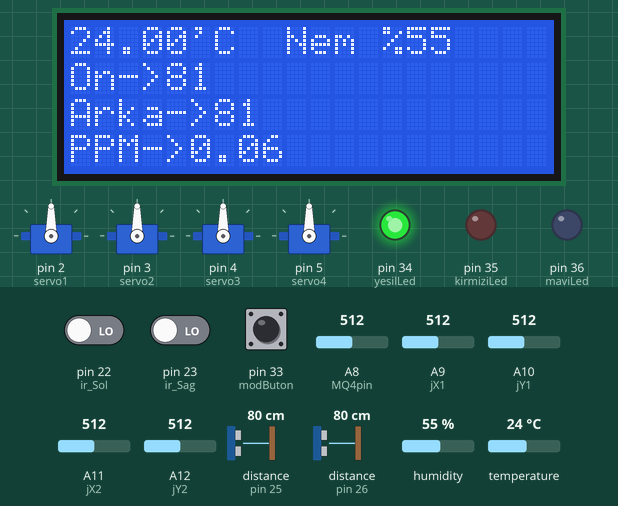
Bench run of a sketch on a simulated Arduino Mega 2560, built with avr-gcc and run on an emulated ATmega2560. On the bench: 4 × servo, 20×4 character LCD, output pins drawn as LEDs (lit = HIGH). The inputs (shaded band) are chosen by the test bench; at power-on: distance to the obstacle (sensors on pin 25, pin 26) 80 cm, A9 (jX1) = 512, A10 (jY1) = 512, pin 33 (modButon) HIGH, pin 22 (ir_Sol) LOW, pin 23 (ir_Sag) LOW, A8 (MQ4pin) = 512, A11 (jX2) = 512, A12 (jY2) = 512, humidity 55 %, temperature 24 °C. The echo pulse lasts 58.3 µs per cm; what the sketch prints to the serial monitor is not drawn.

Above: at 6.2 s.
6.3 s: distance to the obstacle (sensor on pin 25) set to 60 cm
12.4 s: A9 (jX1) set to 490
18.5 s: A9 (jX1) set to 475
At 19.84 s:
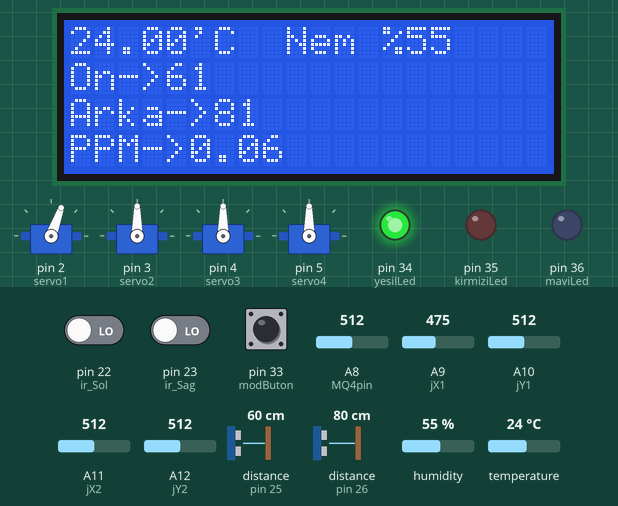
21.8 s: distance to the obstacle (sensor on pin 26) set to 299 cm
At 22.36 s:
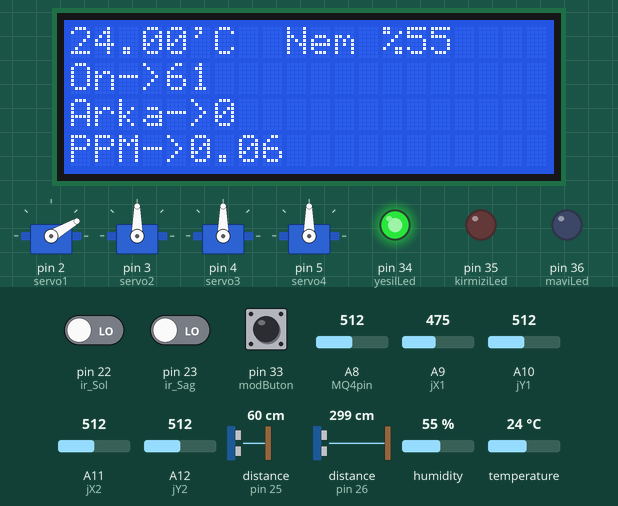
24.0 s: A10 (jY1) set to 466
At 27.0 s:
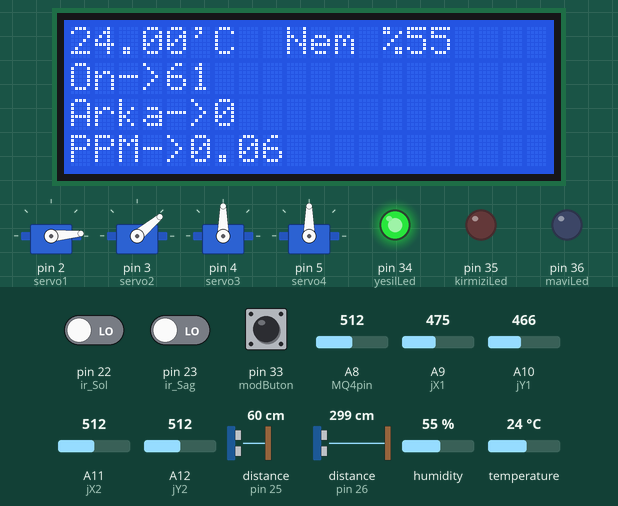
27.1 s: pin 33 (modButon) pulled LOW for 0.3 s
At 27.7 s:
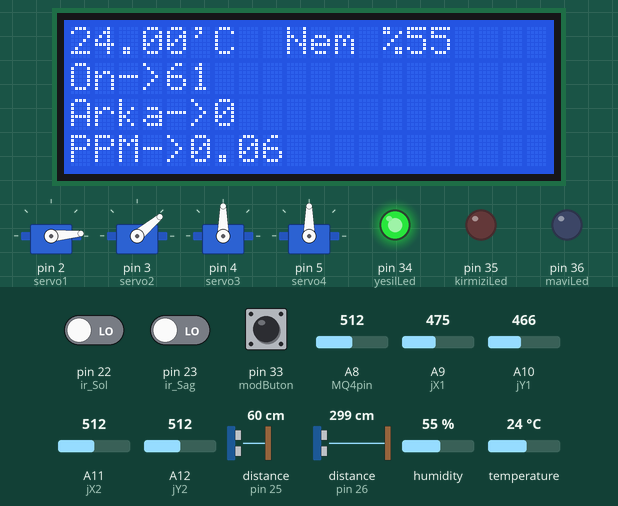
Timing chart, 0 to 30.1 s (numbered marks = the images above; inputs shaded):
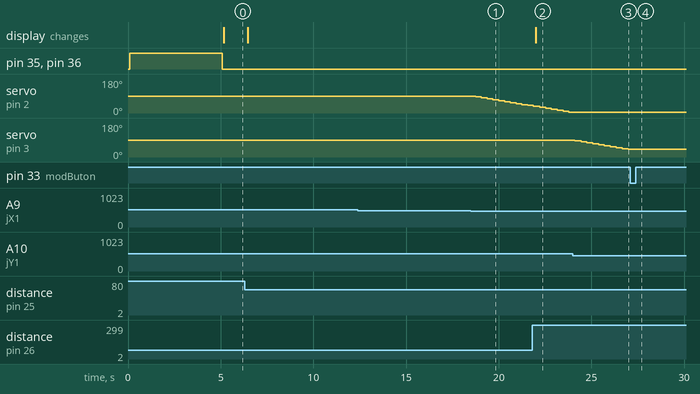

The sketch:

Robot_withoutRadio.ino
```cpp
 #include <SPI.h>
 #include <Wire.h>
 #include <Servo.h>
 #include <DHT.h>
 #include <NewPing.h>
 #include <LiquidCrystal_I2C.h>

 LiquidCrystal_I2C lcd = LiquidCrystal_I2C(0x27, 20, 4);


 Servo servo1;
 Servo servo2;
 Servo servo3;
 Servo servo4;


 #define DHTpin 32
 #define DHTTYPE DHT11
 #define MotorSol_Ileri 28
 #define MotorSol_Geri 29
 #define MotorSag_Ileri 30
 #define MotorSag_Geri 31
 #define MQ4pin A8
 #define sensorMin = 0; // sensor maksimum
 #define sensorMax = 1024; // sensor minimum
 #define ir_Sol 22
 #define ir_Sag 23
 #define onHC_Trig 24
 #define onHC_Echo 25
 #define arkaHC_Trig 27
 #define arkaHC_Echo 26
 #define MAX_MENZIL 200
 #define modButon 33
 #define yesilLed 34
 #define kirmiziLed 35
 #define maviLed 36
 #define jX1 A9
 #define jY1 A10
 #define jX2 A11
 #define jY2 A12

 NewPing onHC(onHC_Trig, onHC_Echo, MAX_MENZIL);
 NewPing arkaHC(arkaHC_Trig, arkaHC_Echo, MAX_MENZIL);
 DHT dht(DHTpin, DHTTYPE);

 int nem = 0;
 float sicaklik = 0;
 int mesafeOn,yakinlikOn,mesafeArka,yakinlikArka,yakinlikSag,yakinlikSol;
 int durum = 0;
 float gaz;
void carpisma(){   // Olası çarpışma durumları için uyarıları gösteren fonksiyon. (Platform üzerindeki fonksiyon gerekli aksiyonları alacak.)
  if(yakinlikOn==1){
      lcd.clear();
      lcd.setCursor(0,0);
      lcd.println("Yakinlik uyarisi");
      lcd.println(mesafeOn);
      lcd.println("Geri gidiniz");
     }else if(yakinlikArka==1){
      lcd.clear();
      lcd.setCursor(0,0);
      lcd.println("Yakinlik uyarisi");
      lcd.println(mesafeArka);
      lcd.println("İleri gidiniz");
     }if(yakinlikSol==1 && yakinlikSag==1){
      lcd.clear();
      lcd.println("Buradan gecemez");
     }if(yakinlikSol==1 && yakinlikSag==0){
      lcd.clear();
      lcd.println("Saga ilerleyin");
     }if(yakinlikSol==0 && yakinlikSag==1){
      lcd.clear();
      lcd.println("Sola ilerleyin");
     }
}

void dhtSensor(){
  nem = dht.readHumidity();
  sicaklik = dht.readTemperature();
}

void onHC_Kontrol(){
  mesafeOn = onHC.ping_cm();
  if(mesafeOn<=5){
    yakinlikOn = 1;
  }else{
    yakinlikOn = 0;
  }
}

void arkaHC_Kontrol(){
  mesafeArka = arkaHC.ping_cm();
  if(mesafeArka<=5){
    yakinlikArka = 1;
  }else{
    yakinlikArka = 0;
  }
}

void irKontrol(){
  if(digitalRead(ir_Sol)==1){
    yakinlikSol=1;
  }else{
    yakinlikSol=0;
  }if(digitalRead(ir_Sag)==1){
    yakinlikSag=1;
  }else{
    yakinlikSag=0;
  }
}

void motorKontrol(){
     /* if(Y1==1){                      //Sol joystick senaryosu
        digitalWrite(MotorSol_Geri,LOW);
        digitalWrite(MotorSag_Geri,LOW);
        digitalWrite(MotorSol_Ileri,HIGH);
        digitalWrite(MotorSag_Ileri,HIGH);
      }else if(Y1==0){
        digitalWrite(MotorSol_Ileri,LOW);
        digitalWrite(MotorSag_Ileri,LOW);
        digitalWrite(MotorSol_Geri,HIGH);
        digitalWrite(MotorSag_Geri,HIGH);
      }else if(X1==1){  //Saga donus
        digitalWrite(MotorSol_Geri,LOW);
        digitalWrite(MotorSol_Ileri,HIGH);
        digitalWrite(MotorSag_Geri,LOW);
        digitalWrite(MotorSag_Ileri,LOW);
      }else if(X1==0){  //Sola donus
        digitalWrite(MotorSol_Geri,LOW);
        digitalWrite(MotorSol_Ileri,LOW);
        digitalWrite(MotorSag_Geri,LOW);
        digitalWrite(MotorSag_Ileri,HIGH);
      }
      */
      int X1 = map(analogRead(jX1), 0, 1023, -90, 90);
      int Y1 = map(analogRead(jY1), 0, 1023, -90, 90);
      int X2 = map(analogRead(jX2), 0, 1023, -90, 90);
      int Y2 = map(analogRead(jY2), 0, 1023, -90, 90);
        if(X2<-5){
          digitalWrite(MotorSol_Geri,HIGH);
          digitalWrite(MotorSag_Geri,HIGH);
          digitalWrite(MotorSol_Ileri,LOW);
          digitalWrite(MotorSag_Ileri,LOW);
        }else if(X2>5){
          digitalWrite(MotorSol_Geri,LOW);
          digitalWrite(MotorSag_Geri,LOW);
          digitalWrite(MotorSol_Ileri,HIGH);
          digitalWrite(MotorSag_Ileri,HIGH);
        }else if(Y1<-5){  //Sola donus
          digitalWrite(MotorSol_Geri,HIGH);
          digitalWrite(MotorSol_Ileri,LOW);
          digitalWrite(MotorSag_Geri,LOW);
          digitalWrite(MotorSag_Ileri,HIGH);
        }else if(Y1>5){  //Saga donus
          digitalWrite(MotorSol_Geri,LOW);
          digitalWrite(MotorSol_Ileri,HIGH);
          digitalWrite(MotorSag_Geri,HIGH);
          digitalWrite(MotorSag_Ileri,LOW);
        }else if(X2<5 && X2>-5 && Y1<5 && Y1>-5){
          digitalWrite(MotorSol_Geri,LOW);
          digitalWrite(MotorSag_Geri,LOW);
          digitalWrite(MotorSol_Ileri,LOW);
          digitalWrite(MotorSag_Ileri,LOW);
        }
      }

void sifirla(){
  servo1.write(90);
  servo2.write(90);
  servo3.write(90);
  servo4.write(90);
}
int a=90,b=90,c=90,d=90;

void servoKontrol(){

    int servoX1 = map(analogRead(jX1), 0, 1023, 0, 180);
    int servoY1 = map(analogRead(jY1), 0, 1023, 0, 180);
    int servoX2 = map(analogRead(jX2), 0, 1023, 0, 180);
    int servoY2 = map(analogRead(jY2), 0, 1023, 0, 180);
    Serial.println(servoX1);
    Serial.println(servoY1);
    Serial.println(servoX2);
    Serial.println(servoY2);
    if(servoX1>95){
      a=a+5;
      if(a<184){
        servo1.write(a);
        delay(50);
      }
    }else if(servoX1<85){
      a=a-5;
      if(a>0){
        servo1.write(a);
        delay(50);
    }
    }
    if(servoY1>95){
      b=b+5;
      if(b<184){
        servo2.write(b);
        delay(50);
      }
    }else if(servoY1<85){
      b=b-5;
      if(b>0){
        servo2.write(b);
        delay(50);
      }
    }
    if(servoX2>95){
      c=c+5;
      if(c<184){
        servo3.write(c);
        delay(50);
      }
    }else if(servoX2<85){
      c=c-5;
      if(c>0){
        servo3.write(c);
        delay(50);
      }
    }
    if(servoY2>95){
      d=d+5;
      if(d<184){
        servo4.write(d);
        delay(50);
      }
    }else if(servoY2<85){
      d=d-5;
      if(d>0){
        servo4.write(d);
        delay(50);
      }
    }
  }


void MQ4_Olcum(){
  float m = -0.318;
  float b = 1.133;
  float R0 = 11.820;
  float sensorVoltaj;
  float sensorDirenc_gas;
  float oran; //
  float MQ4_Deger = analogRead(MQ4pin);
  sensorVoltaj = MQ4_Deger * (5.0 / 1023.0);
  sensorDirenc_gas = ((5.0 * 10.0) / sensorVoltaj) - 10.0; //RS = [(Vin x RL) / Vout] - RL
  oran = sensorDirenc_gas / R0;

  double ppm_log = (log10(oran) - b) / m;
  double ppm = pow(10, ppm_log);
   ppm = ppm / 100000;
   gaz = ppm;
}

void setup() {
  Serial.begin(9600);
  pinMode(modButon,INPUT_PULLUP);
  pinMode(yesilLed,OUTPUT);
  pinMode(kirmiziLed,OUTPUT);
  pinMode(maviLed,OUTPUT);

  servo1.attach(2);
  servo2.attach(3);
  servo3.attach(4);
  servo4.attach(5);

  servo1.write(90);
  servo2.write(90);
  servo3.write(90);
  servo4.write(90);

  dht.begin();

  durum=0;

  lcd.init(); // LCD ekranın hazırlanması. Cursorun başa alınması ve sistem başlatılıyor ekranı
  lcd.backlight();
  lcd.setCursor(0,0);
  lcd.print("Sistem baslatiliyor.");
  digitalWrite(yesilLed,HIGH);
  digitalWrite(kirmiziLed,HIGH);
  digitalWrite(maviLed,HIGH);
  delay(5000);
  digitalWrite(kirmiziLed,LOW);
  digitalWrite(maviLed,LOW);

}

void loop() {
  delay(5);
  dhtSensor();
  onHC_Kontrol();
  arkaHC_Kontrol();
  irKontrol();
  MQ4_Olcum();
  lcd.clear();
  lcd.setCursor(0,0);
  lcd.print(sicaklik);
  lcd.print("'C  Nem %");
  lcd.print(nem);
  lcd.setCursor(0,1);
  lcd.print("On->");
  lcd.print(mesafeOn);
  lcd.setCursor(0,2);
  lcd.print("Arka->");
  lcd.print(mesafeArka);
  lcd.setCursor(0,3);
  lcd.print("PPM->");
  lcd.print(gaz);


  delay(200);


  /*int okunan_jX1 = digitalRead(jX1);
  int okunan_jY1 = digitalRead(jY1);
  int okunan_jX2 = digitalRead(jX2);
  int okunan_jY2 = digitalRead(jY2);
  */

  if(digitalRead(modButon)==LOW){  // Eğer tuşa basıldı ise mod değişimi. INPUT_PULLUP kullanıldığı için 0'a göre işlem yapılmalı.
    durum=!durum;
  }
  if(durum==1){
    motorKontrol();
  }else{

    servoKontrol();
  }
}
```

Measured:
- the behaviour switches between 484 and 483 on A9 (jX1) (found by bisection; images 0 and 1)
- the behaviour switches between 484 and 483 on A10 (jY1) (found by bisection; images 2 and 3)
- after the input at 12.4 s, every drawn part: stays the same
- after the input at 18.5 s, servo on pin 2 (servo1): moves from 90° to 40° over 2.8 s, starting after 0.25 s
- after the input at 21.8 s, the display: changes after 0.21 s (image 2)
- after the input at 24.0 s, servo on pin 3 (servo2): moves from 90° to 40° over 2.9 s, starting after 0.10 s
- after the input at 27.1 s, servo on pin 3 (servo2): stays 40° (without the input it goes to 35° after 0.20 s)
